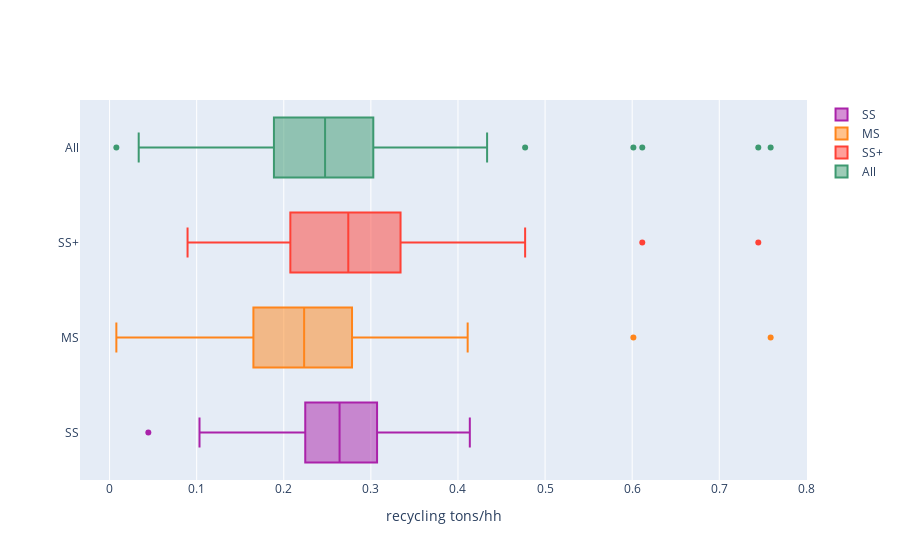

Here is the notebook cell this chart was saved with:
### Code cell
import plotly.graph_objects as go
from plotly.graph_objs import *

layout = Layout(
    boxgap=0.1,
    height = 600
)
fig = go.Figure(layout=layout)
fig.add_trace(go.Box(
    x=ss_recycle19['tons/hh'],
    name='SS',
    marker_color='#AA22AA'
))
fig.add_trace(go.Box(
    x=ms_recycle19['tons/hh'],
    name='MS',
    marker_color='#FF851B'
))
fig.add_trace(go.Box(
    x=ss_plus_recycle19['tons/hh'],
    name='SS+',
    marker_color='#FF4136'
))
fig.add_trace(go.Box(
    x=recycle19['tons/hh'],
    name='All',
    marker_color='#3D9970'
))

fig.update_layout(
    xaxis=dict(title='recycling tons/hh', zeroline=False),
    boxmode='overlay'
)

fig.update_traces(orientation='h') # horizontal box plots

fig.show()
